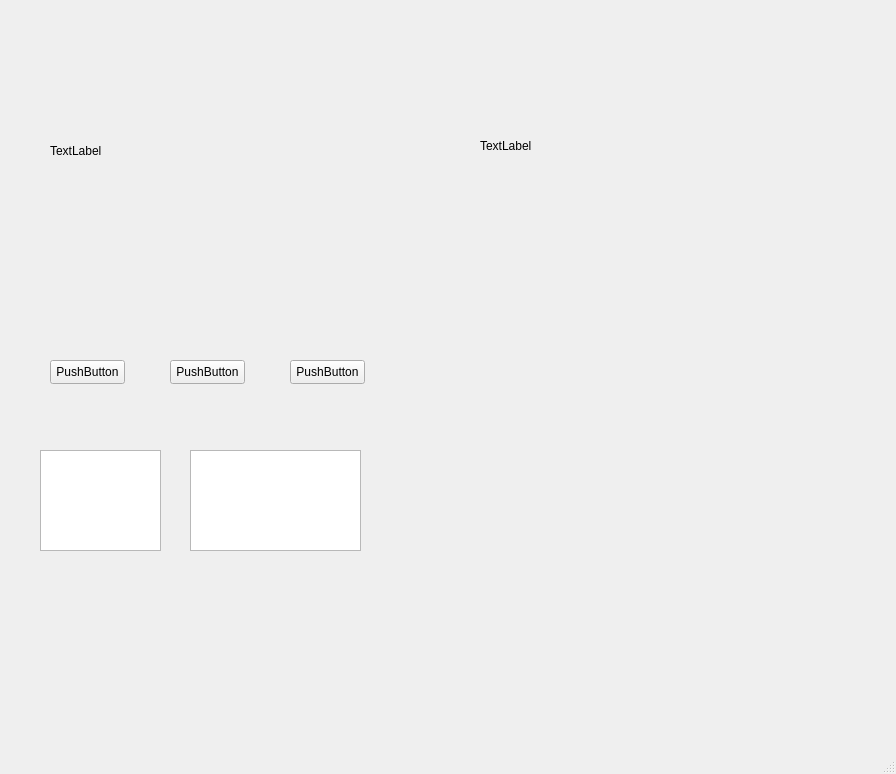
<?xml version="1.0" encoding="UTF-8"?>
<ui version="4.0">
 <class>MainWindow</class>
 <widget class="QMainWindow" name="MainWindow">
  <property name="geometry">
   <rect>
    <x>0</x>
    <y>0</y>
    <width>896</width>
    <height>774</height>
   </rect>
  </property>
  <property name="windowTitle">
   <string>MainWindow</string>
  </property>
  <widget class="QWidget" name="centralwidget">
   <widget class="QLabel" name="label">
    <property name="geometry">
     <rect>
      <x>50</x>
      <y>20</y>
      <width>341</width>
      <height>261</height>
     </rect>
    </property>
    <property name="text">
     <string>TextLabel</string>
    </property>
   </widget>
   <widget class="QLabel" name="label_2">
    <property name="geometry">
     <rect>
      <x>480</x>
      <y>20</y>
      <width>231</width>
      <height>251</height>
     </rect>
    </property>
    <property name="text">
     <string>TextLabel</string>
    </property>
   </widget>
   <widget class="QPushButton" name="pushButton">
    <property name="geometry">
     <rect>
      <x>50</x>
      <y>360</y>
      <width>75</width>
      <height>24</height>
     </rect>
    </property>
    <property name="text">
     <string>PushButton</string>
    </property>
   </widget>
   <widget class="QPushButton" name="pushButton_2">
    <property name="geometry">
     <rect>
      <x>170</x>
      <y>360</y>
      <width>75</width>
      <height>24</height>
     </rect>
    </property>
    <property name="text">
     <string>PushButton</string>
    </property>
   </widget>
   <widget class="QPushButton" name="pushButton_3">
    <property name="geometry">
     <rect>
      <x>290</x>
      <y>360</y>
      <width>75</width>
      <height>24</height>
     </rect>
    </property>
    <property name="text">
     <string>PushButton</string>
    </property>
   </widget>
   <widget class="QTextBrowser" name="textBrowser">
    <property name="geometry">
     <rect>
      <x>40</x>
      <y>450</y>
      <width>121</width>
      <height>101</height>
     </rect>
    </property>
   </widget>
   <widget class="QTextBrowser" name="textBrowser_2">
    <property name="geometry">
     <rect>
      <x>190</x>
      <y>450</y>
      <width>171</width>
      <height>101</height>
     </rect>
    </property>
   </widget>
  </widget>
  <widget class="QMenuBar" name="menubar">
   <property name="geometry">
    <rect>
     <x>0</x>
     <y>0</y>
     <width>896</width>
     <height>22</height>
    </rect>
   </property>
  </widget>
  <widget class="QStatusBar" name="statusbar"/>
 </widget>
 <resources/>
 <connections/>
</ui>
